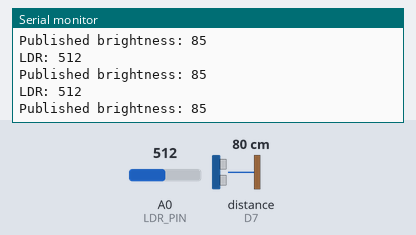
A sketch run on a simulated Arduino MKR. Parts: the last lines printed to the serial monitor. Wiring (inferred from the names in the program): ultrasonic range finder: trigger D6; echo D7. The inputs (shaded band) are chosen by the test bench; at power-on: A0 (LDR_PIN) = 512, distance to the obstacle (sensor on D7) 80 cm. The echo pulse lasts 58.3 µs per cm; WiFi joins after 1.5 s; servers stay silent unless stated; no MQTT or app messages arrive unless stated; not simulated (calls return 0 or success): arduino_secrets.h.

Above: at 8.7 s.
8.8 s: A0 (LDR_PIN) set to 716
At 8.86 s:
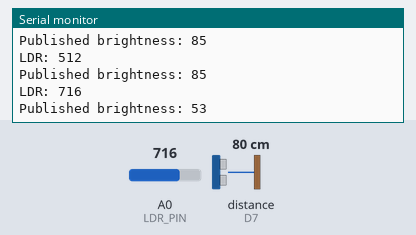
10.3 s: A0 (LDR_PIN) set to 900
At 10.56 s:
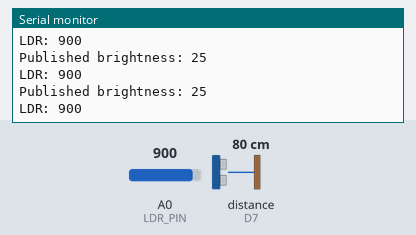
Timing chart, 0 to 13.3 s (numbered marks = the images above; inputs shaded):
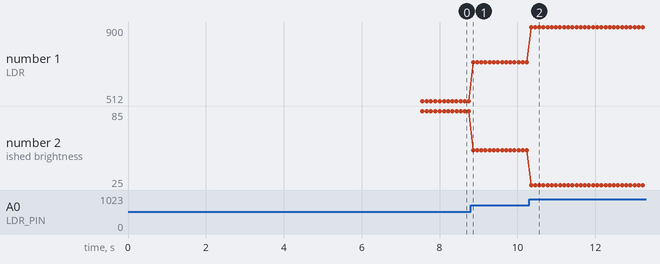

Measured:
- after the input at 8.8 s, the serial monitor: prints a new line after 0.06 s (image 1)
- after the input at 10.3 s, the serial monitor: prints a new line after 0.05 s (image 2)
- plotted number 1: 512 → 716 after the input at 8.8 s, 716 → 900 after the input at 10.3 s
- plotted number 2: 85 → 53 after the input at 8.8 s, 53 → 25 after the input at 10.3 s

The sketch:

sketch_cefinal3.1.ino
```cpp
#include <WiFiNINA.h>
#include <PubSubClient.h>
#include "arduino_secrets.h"

// Wi-Fi and MQTT credentials
const char* ssid = SECRET_SSID;
const char* password = SECRET_PASS;
const char* mqtt_server = "mqtt.cetools.org";
const int mqtt_port = 1884;
const char* mqtt_username = SECRET_MQTTUSER;
const char* mqtt_password = SECRET_MQTTPASS;

// MQTT topics
const char* mqtt_topic_brightness = "student/CASA0014/light/3/brightness/";
const char* mqtt_topic_pixels = "student/CASA0014/light/3/pixel/";

// Sensor pins
#define LDR_PIN A0        // 光敏电阻引脚
#define TRIG_PIN 6        // 超声波Trig引脚
#define ECHO_PIN 7        // 超声波Echo引脚

WiFiClient wifiClient;
PubSubClient client(wifiClient);

// 环形缓冲区配置
const int NUM_SAMPLES = 5; // 滑动平均的样本数量
float distanceBuffer[NUM_SAMPLES] = {0}; // 用于存储最近的距离测量值
int bufferIndex = 0; // 当前缓冲区索引

// 定时器配置
unsigned long lastCloseTime = 0; // 上次关闭灯的时间
const unsigned long CLOSE_INTERVAL = 1000; // 每次关闭灯的时间间隔（毫秒）
int currentLEDs = 12; // 当前点亮的 LED 数量

// 超声波测距相关
float previousDistance = -1; // 上一次的距离值
const float DISTANCE_THRESHOLD = 10.0; // 超声波距离变化的阈值（单位：cm）

void setup() {
  Serial.begin(115200);
  delay(1000);

  // Configure sensor pins
  pinMode(TRIG_PIN, OUTPUT);
  pinMode(ECHO_PIN, INPUT);

  // Connect to Wi-Fi
  WiFi.setHostname("MKR1010_Controller");
  connectToWiFi();

  // Set MQTT server
  client.setServer(mqtt_server, mqtt_port);
  Serial.println("Setup complete");
}

void loop() {
  // Ensure connection to MQTT broker
  if (!client.connected()) {
    reconnectMQTT();
  }

  // Ensure connection to Wi-Fi
  if (WiFi.status() != WL_CONNECTED) {
    connectToWiFi();
  }

  // Process incoming MQTT messages
  client.loop();

  controlBrightness();
  // Control LED ring with distance
  controlLightPattern();

  delay(100); // Small delay to avoid overwhelming the MQTT broker
}

void connectToWiFi() {
  while (WiFi.status() != WL_CONNECTED) {
    Serial.print("Connecting to Wi-Fi: ");
    Serial.println(ssid);
    WiFi.begin(ssid, password);
    delay(5000);
  }
  Serial.print("Connected to Wi-Fi. IP Address: ");
  Serial.println(WiFi.localIP());
}

void reconnectMQTT() {
  while (!client.connected()) {
    Serial.print("Connecting to MQTT broker...");
    if (client.connect("MKR1010_Client", mqtt_username, mqtt_password)) {
      Serial.println("connected");
    } else {
      Serial.print("failed, rc=");
      Serial.print(client.state());
      Serial.println(" try again in 5 seconds");
      delay(5000);
    }
  }
}
void controlBrightness() {
  int ldrValue = analogRead(LDR_PIN); // 读取光敏电阻值
  Serial.print("LDR: ");
  Serial.println(ldrValue);
  int brightness;
  if (ldrValue > 1000) {
    brightness = 0; // 超过 1000 时关闭灯
  } else if (ldrValue >= 300 && ldrValue <= 1000) {
    brightness = map(ldrValue, 1000, 300, 10, 118); // 映射到 50~118
  } else {
    brightness = 119; // 小于 300 时最大亮度
  } // 将光敏值映射到亮度范围
  // 构建亮度消息
  char mqtt_message[50];
  sprintf(mqtt_message, "{\"brightness\": %d}", brightness);

  // 发布亮度到 MQTT
  client.publish(mqtt_topic_brightness, mqtt_message);

  Serial.print("Published brightness: ");
  Serial.println(brightness);
}

void controlLightPattern() {
  float distance = measureDistance(); // 测量距离

  // 滑动平均滤波
  distanceBuffer[bufferIndex] = distance;
  bufferIndex = (bufferIndex + 1) % NUM_SAMPLES;

  // 计算滑动平均距离
  float smoothedDistance = calculateAverageDistance();

  // 如果距离变化超过阈值，立即点亮所有灯
  if (previousDistance < 0 || abs(smoothedDistance - previousDistance) > DISTANCE_THRESHOLD) {
    previousDistance = smoothedDistance; // 更新上一次的距离
    currentLEDs = 12; // 点亮所有灯

    char mqtt_message[100];
    int r, g, b;

  if (smoothedDistance <= 20) { // 红色表示近距离
    r = 255;
    g = 0;
    b = 0;
} else if (smoothedDistance > 100) { // 超出范围显示蓝色
    r = 0;
    g = 0;
    b = 255;
} else { // 距离 21 到 60 的渐变
    r = map(smoothedDistance, 21, 100, 255, 0);
    g = 0;
    b = map(smoothedDistance, 21, 100, 0, 255);
}


    for (int i = 0; i < currentLEDs; i++) {
      sprintf(mqtt_message, "{\"pixelid\": %d, \"R\": %d, \"G\": %d, \"B\": %d, \"W\": 0}", i, r, g, b);
      client.publish(mqtt_topic_pixels, mqtt_message);
    }
  }

  // 逐个关闭灯
  unsigned long currentTime = millis();
  if (currentLEDs > 0 && currentTime - lastCloseTime >= CLOSE_INTERVAL) {
    lastCloseTime = currentTime;

    // 关闭一个灯
    char mqtt_message[100];
    currentLEDs--;
    sprintf(mqtt_message, "{\"pixelid\": %d, \"R\": 0, \"G\": 0, \"B\": 0, \"W\": 0}", currentLEDs);
    client.publish(mqtt_topic_pixels, mqtt_message);
  }
}

float calculateAverageDistance() {
  float sum = 0;
  for (int i = 0; i < NUM_SAMPLES; i++) {
    sum += distanceBuffer[i];
  }
  return sum / NUM_SAMPLES;
}

float measureDistance() {
  // 超声波测距
  digitalWrite(TRIG_PIN, LOW);
  delayMicroseconds(2);
  digitalWrite(TRIG_PIN, HIGH);
  delayMicroseconds(10);
  digitalWrite(TRIG_PIN, LOW);

  long duration = pulseIn(ECHO_PIN, HIGH);
  float distance = (duration * 0.034) / 2.0; // 转换为厘米
  return distance;
}
```
